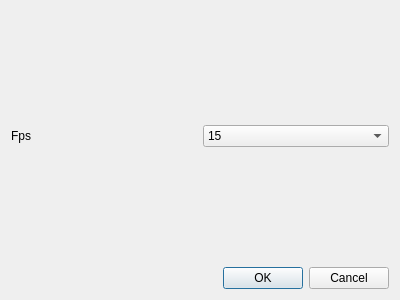
<?xml version="1.0" encoding="UTF-8"?>
<ui version="4.0">
 <class>SettingsDialog</class>
 <widget class="QDialog" name="SettingsDialog">
  <property name="geometry">
   <rect>
    <x>0</x>
    <y>0</y>
    <width>400</width>
    <height>300</height>
   </rect>
  </property>
  <property name="windowTitle">
   <string>Settings</string>
  </property>
  <layout class="QVBoxLayout" name="verticalLayout_2">
   <item>
    <layout class="QVBoxLayout" name="verticalLayout">
     <item>
      <layout class="QHBoxLayout" name="horizontalLayout">
       <item>
        <widget class="QLabel" name="fpsDesc">
         <property name="text">
          <string>Fps</string>
         </property>
        </widget>
       </item>
       <item>
        <widget class="QComboBox" name="fpsCombo">
         <item>
          <property name="text">
           <string>15</string>
          </property>
         </item>
         <item>
          <property name="text">
           <string>30</string>
          </property>
         </item>
         <item>
          <property name="text">
           <string>60</string>
          </property>
         </item>
        </widget>
       </item>
      </layout>
     </item>
     <item>
      <layout class="QHBoxLayout" name="horizontalLayout_2"/>
     </item>
    </layout>
   </item>
   <item>
    <widget class="QDialogButtonBox" name="buttonBox">
     <property name="orientation">
      <enum>Qt::Horizontal</enum>
     </property>
     <property name="standardButtons">
      <set>QDialogButtonBox::Cancel|QDialogButtonBox::Ok</set>
     </property>
    </widget>
   </item>
  </layout>
 </widget>
 <resources/>
 <connections>
  <connection>
   <sender>buttonBox</sender>
   <signal>accepted()</signal>
   <receiver>SettingsDialog</receiver>
   <slot>accept()</slot>
   <hints>
    <hint type="sourcelabel">
     <x>248</x>
     <y>254</y>
    </hint>
    <hint type="destinationlabel">
     <x>157</x>
     <y>274</y>
    </hint>
   </hints>
  </connection>
  <connection>
   <sender>buttonBox</sender>
   <signal>rejected()</signal>
   <receiver>SettingsDialog</receiver>
   <slot>reject()</slot>
   <hints>
    <hint type="sourcelabel">
     <x>316</x>
     <y>260</y>
    </hint>
    <hint type="destinationlabel">
     <x>286</x>
     <y>274</y>
    </hint>
   </hints>
  </connection>
 </connections>
</ui>
